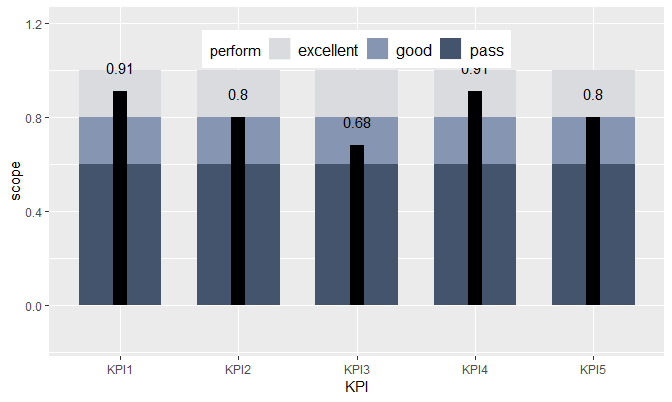

The script that drew this image:
#子弹图（绩效与目标关系）

library(ggplot2)
library(reshape2)
library(ggmap)
library(dplyr)
library(tidyr)
KPI<-c("KPI1","KPI2","KPI3","KPI4","KPI5")
INDEX<-1:5
good<-rep(0.2,5)
excellent<-good
pass<-rep(0.6,5)
target<-c(0.84,0.85,0.7,0.92,0.78)
fact<-c(0.91,0.8,0.68,0.91,0.8)
mydata<-data.frame(KPI,INDEX,excellent,good,pass,target,fact)
dat<-gather(mydata,perform,scope,-KPI,-target,-INDEX,-fact)
color<-c("#43546C","#8695B2","#D9DBDF")


p<-ggplot()+geom_bar(data=dat,aes(KPI,scope,fill=perform),stat = 'identity',position = 'stack',width = 0.7)+ylim(-0.15,1.2)

p1<-p+geom_linerange(data=dat,aes(x=KPI,ymin=0,ymax=fact),col="#000002",size=5)+scale_fill_manual(values=sort(color,decreasing=T) )

p2<-p1+geom_text(data = mydata,aes(x=KPI,y=fact+0.5),label=fact)+theme(
  legend.direction="horizontal",
  legend.position=c(0.5,.88),
  legend.text=element_text(size=12)
)
